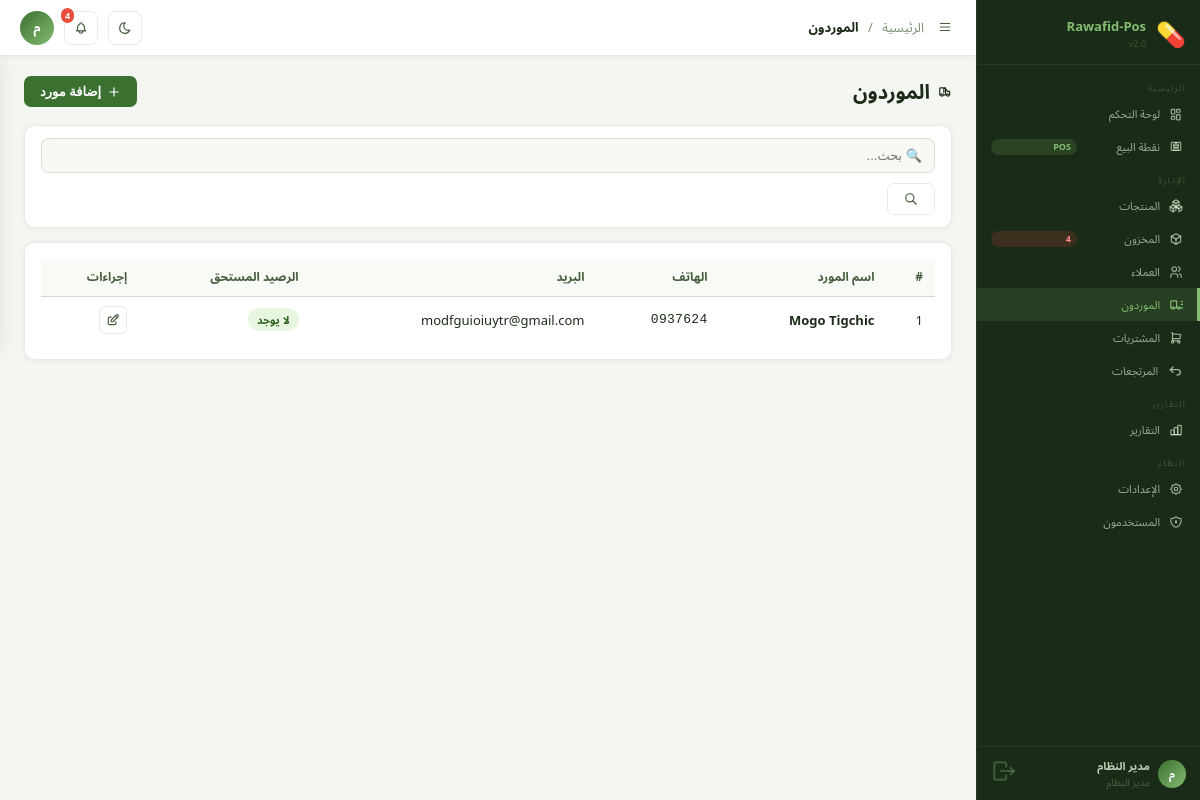
Screenshot of /?page=suppliers (signed in) with the database file from the repository.
### tables this page shows
CREATE TABLE `suppliers` (
  `id` int(11) NOT NULL AUTO_INCREMENT,
  `name` varchar(100) NOT NULL,
  `phone` varchar(20) DEFAULT NULL,
  `email` varchar(100) DEFAULT NULL,
  `address` text DEFAULT NULL,
  `notes` text DEFAULT NULL,
  `balance` decimal(12,2) DEFAULT 0.00,
  `created_at` timestamp NOT NULL DEFAULT current_timestamp(),
  PRIMARY KEY (`id`)
);

### app/Controllers/SupplierController.php (called while the page is built, shortened)
<?php
class SupplierController {
    public function index(): void {
        $page     = 'suppliers';
        $settings = Helper::getSettings();
        require ROOT . '/app/Views/layouts/main.php';
    }
}

### config/Database.php (called while the page is built, shortened)
<?php
class Database {
    private static $instance = null;
    private $conn;
    private function __construct() {
        try {
            $this->conn = new PDO(
                "mysql:host=" . DB_HOST . ";dbname=" . DB_NAME . ";charset=" . DB_CHARSET,
                DB_USER,
                DB_PASS,
                [
                    PDO::ATTR_ERRMODE            => PDO::ERRMODE_EXCEPTION,
                    PDO::ATTR_DEFAULT_FETCH_MODE => PDO::FETCH_ASSOC,
                    PDO::ATTR_EMULATE_PREPARES   => false,
                    PDO::MYSQL_ATTR_INIT_COMMAND => "SET NAMES utf8mb4 COLLATE utf8mb4_unicode_ci"
                ]
            );
        } catch (PDOException $e) {
            die('<div style="direction:rtl;font-family:Arial;padding:30px;background:#fee;border:2px solid #f00;border-radius:8px;margin:20px">
                <h3>❌ خطأ في الاتصال بقاعدة البيانات</h3>
                <p>تأكد من تشغيل XAMPP وإنشاء قاعدة البيانات <strong>pos_system</strong></p>
                <p style="color:#999;font-size:13px">' . $e->getMessage() . '</p>
            </div>');
        }
    }
    public static function getInstance(): self {
        if (self::$instance === null) {
            self::$instance = new self();
        }
        return self::$instance;
    }
    public function query(string $sql, array $params = []): PDOStatement {
        $stmt = $this->conn->prepare($sql);
        $stmt->execute($params);
        return $stmt;
    }
    public function fetchAll(string $sql, array $params = []): array {
        return $this->query($sql, $params)->fetchAll();
    }
    public function fetchColumn(string $sql, array $params = []): mixed {
        return $this->query($sql, $params)->fetchColumn();
    }
}

### app/Helpers/Helper.php (called while the page is built, shortened)
<?php
class Helper {
    public static function sanitize(string $str): string {
        return htmlspecialchars(strip_tags(trim($str)), ENT_QUOTES, 'UTF-8');
    }
    public static function getSettings(): array {
        $db   = Database::getInstance();
        $rows = $db->fetchAll("SELECT setting_key, setting_value FROM settings");
        $out  = [];
        foreach ($rows as $row) {
            $out[$row['setting_key']] = $row['setting_value'];
        }
        return $out;
    }
    public static function e(mixed $val): string {
        return htmlspecialchars((string)$val, ENT_QUOTES, 'UTF-8');
    }
}

### app/Helpers/Auth.php (called while the page is built, shortened)
<?php
class Auth {
    public static function user(): array|null {
        return $_SESSION['user'] ?? null;
    }
    public static function role(): string {
        return $_SESSION['user']['role'] ?? 'cashier';
    }
    public static function can(string $permission): bool {
        $role = self::role();
        $permissions = ROLE_PERMISSIONS[$role] ?? [];
        return in_array($permission, $permissions);
    }
}

### app/Views/layouts/main.php (the view, shortened to what this page needs)
<?php
$pageTitles = [
    'dashboard' => 'لوحة التحكم',
    'pos'       => 'نقطة البيع',
    'products'  => 'المنتجات',
    'customers' => 'العملاء',
    'suppliers' => 'الموردون',
    'reports'   => 'التقارير',
    'inventory' => 'المخزون',
    'settings'  => 'الإعدادات',
    'users'     => 'المستخدمون',
    'purchases' => 'المشتريات',
    'returns'   => 'المرتجعات',
];
$businessIcons = [
    'pharmacy'    => '💊',
    'grocery'     => '🛒',
    'shoes'       => '👟',
    'warehouse'   => '📦',
    'distributor' => '🚚',
    'agency'      => '🏢',
];
$btype     = $settings['business_type'] ?? 'general';
$bicon     = $businessIcons[$btype] ?? '🏪';
$bname     = $settings['business_name'] ?? APP_NAME;
$curPage   = $pageTitles[$page] ?? 'لوحة التحكم';
try {
    $db2           = Database::getInstance();
    $lowStockCount = (int)$db2->fetchColumn(
        "SELECT COUNT(*) FROM products WHERE stock_qty <= min_stock_alert AND is_active = 1"
    );
} catch (Exception $e) {
    $lowStockCount = 0;
}
?>
<!DOCTYPE html>
<html lang="ar" dir="rtl" id="html-root">
<head>
<link rel="stylesheet" href="<?= BASE_URL ?>/assets/css/app.css?v=<?= APP_VERSION ?>">
<link rel="stylesheet" href="<?= BASE_URL ?>/assets/css/tabler-icons.min.css?v=<?= APP_VERSION ?>">
</head>
<body>
<div class="app-layout">
  <aside class="sidebar" id="sidebar">
    <div class="sidebar-logo">
      <div class="logo-icon"><?= $bicon ?></div>
      <div class="logo-text">
        <div class="logo-name"><?= htmlspecialchars($bname, ENT_QUOTES, 'UTF-8') ?></div>
        <div class="logo-version">v<?= APP_VERSION ?></div>
      </div>
    </div>
    <nav class="sidebar-nav">
      <div class="nav-group-label">الرئيسية</div>
      <?php if (Auth::can('dashboard')): ?>
      <a href="?page=dashboard" class="nav-item <?= $page === 'dashboard' ? 'active' : '' ?>">
<span>لوحة التحكم</span>
      </a>
      <?php endif; ?>
      <?php if (Auth::can('pos')): ?>
      <a href="?page=pos" class="nav-item <?= $page === 'pos' ? 'active' : '' ?>">
<span>نقطة البيع</span>
        <span class="nav-badge">POS</span>
      </a>
      <?php endif; ?>
      <div class="nav-group-label">الإدارة</div>
      <?php if (Auth::can('products')): ?>
      <a href="?page=products" class="nav-item <?= $page === 'products' ? 'active' : '' ?>">
<span>المنتجات</span>
      </a>
      <?php endif; ?>
      <?php if (Auth::can('inventory')): ?>
      <a href="?page=inventory" class="nav-item <?= $page === 'inventory' ? 'active' : '' ?>">
<span>المخزون</span>
        <?php if ($lowStockCount > 0): ?>
        <span class="nav-badge danger"><?= $lowStockCount ?></span>
        <?php endif; ?>
      </a>
      <?php endif; ?>
      <?php if (Auth::can('customers')): ?>
      <a href="?page=customers" class="nav-item <?= $page === 'customers' ? 'active' : '' ?>">
<span>العملاء</span>
      </a>
      <?php endif; ?>
      <?php if (Auth::can('suppliers')): ?>
      <a href="?page=suppliers" class="nav-item <?= $page === 'suppliers' ? 'active' : '' ?>">
<span>الموردون</span>
      </a>
      <?php endif; ?>
      <?php if (Auth::can('purchases')): ?>
      <a href="?page=purchases" class="nav-item <?= $page === 'purchases' ? 'active' : '' ?>">
<span>المشتريات</span>
      </a>
      <?php endif; ?>
      <?php if (Auth::can('pos')): ?>
      <a href="?page=returns" class="nav-item <?= $page === 'returns' ? 'active' : '' ?>">
<span>المرتجعات</span>
      </a>
      <?php endif; ?>
      <div class="nav-group-label">التقارير</div>
      <?php if (Auth::can('reports')): ?>
      <a href="?page=reports" class="nav-item <?= $page === 'reports' ? 'active' : '' ?>">
<span>التقارير</span>
      </a>
      <?php endif; ?>
      <div class="nav-group-label">النظام</div>
      <?php if (Auth::can('settings')): ?>
      <a href="?page=settings" class="nav-item <?= $page === 'settings' ? 'active' : '' ?>">
<span>الإعدادات</span>
      </a>
      <?php endif; ?>
      <?php if (Auth::can('manage_users')): ?>
      <a href="?page=users" class="nav-item <?= $page === 'users' ? 'active' : '' ?>">
<span>المستخدمون</span>
      </a>
      <?php endif; ?>
    </nav>
    <div class="sidebar-footer">
      <div class="user-info">
        <div class="user-avatar-sm">
          <?= mb_substr(Auth::user()['full_name'] ?? 'م', 0, 1) ?>
        </div>
        <div class="u-style-59">
          <div class="user-name-sm">
            <?= htmlspecialchars(Auth::user()['full_name'] ?? '', ENT_QUOTES, 'UTF-8') ?>
          </div>
          <div class="user-role-sm">
            <?= ['admin'=>'مدير النظام','cashier'=>'كاشير','warehouse'=>'أمين مخزن','supervisor'=>'مشرف'][Auth::role()] ?? Auth::role() ?>
          </div>
        </div>
        <a href="?page=logout" class="logout-btn" title="تسجيل الخروج">
        </a>
      </div>
    </div>
  </aside>
  <div class="app-main">
    <header class="topbar">
      <div class="topbar-right">
        <button class="sidebar-toggle" onclick="toggleSidebar()" aria-label="قائمة">
        </button>
        <nav class="breadcrumb" aria-label="موقعك الحالي">
          <a href="?page=dashboard" class="u-style-60">الرئيسية</a>
          <?php if ($page !== 'dashboard'): ?>
          <span class="u-style-61">/</span>
          <span class="u-style-62"><?= htmlspecialchars($curPage, ENT_QUOTES, 'UTF-8') ?></span>
          <?php endif; ?>
        </nav>
      </div>
      <div class="topbar-left">
        <button class="topbar-btn" onclick="toggleTheme()" id="theme-btn" title="الوضع الليلي / النهاري">
        </button>
        <div class="topbar-btn clickable" onclick="toggleNotifications()" title="التنبيهات">
          <?php if ($lowStockCount > 0): ?>
          <span class="notif-badge"><?= $lowStockCount ?></span>
          <?php endif; ?>
        </div>
        <div class="user-avatar" title="<?= htmlspecialchars(Auth::user()['full_name'] ?? '', ENT_QUOTES, 'UTF-8') ?>">
          <?= mb_substr(Auth::user()['full_name'] ?? 'م', 0, 1) ?>
        </div>
      </div>
    </header>
    <main class="page-content">
      <?php
      $viewMap = [
          'dashboard' => 'dashboard/index.php',
          'pos'       => 'pos/index.php',
          'products'  => 'products/index.php',
          'customers' => 'customers/index.php',
          'suppliers' => 'suppliers/index.php',
          'reports'   => 'reports/index.php',
          'inventory' => 'inventory/index.php',
          'settings'  => 'settings/index.php',
          'users'     => 'users/index.php',
          'purchases' => 'purchases/index.php',
          'returns'   => 'returns/index.php',
      ];
      $baseView = $viewMap[$page] ?? 'dashboard/index.php';
      if ($page === 'returns') {
          if ($action === 'search') {
              $viewPath = ROOT . '/app/Views/returns/search.php';
          } elseif ($action === 'printReturn') {
              $viewPath = ROOT . '/app/Views/returns/print.php';
          } else {
              $viewPath = ROOT . '/app/Views/returns/index.php';
          }
      } elseif ($page === 'products' && ($action === 'create' || $action === 'edit')) {
          $viewPath = ROOT . '/app/Views/' . str_replace('index.php', 'form.php', $baseView);
      } else {
          $viewPath = ROOT . '/app/Views/' . $baseView;
      }
      if (file_exists($viewPath)) {
          require $viewPath;
      } else {
          echo '<div class="empty-state">
                  <i class="ti ti-tools u-style-64"></i>
                  <p class="text-muted">هذه الصفحة غير موجودة: ' . htmlspecialchars($viewPath) . '</p>
                </div>';
      }
      ?>
    </main>
  </div>
</div>
</body>
</html>

### app/Views/suppliers/index.php (shortened to what this page needs)
<?php
$currency = $settings['currency'] ?? 'ج.س';
$db = Database::getInstance();
$search = Helper::sanitize($_GET['search'] ?? '');
$where = "WHERE 1=1"; $params = [];
$suppliers = $db->fetchAll("SELECT * FROM suppliers $where ORDER BY created_at DESC", $params);
?>
<div class="page-header">
  <h1 class="page-title"> الموردون</h1>
  <button class="btn btn-primary" onclick="document.getElementById('supplier-modal').style.display='flex'"> إضافة مورد</button>
</div>
<div class="card filters-bar">
  <form method="GET" class="filters-form">
    <input type="text" name="search" value="<?= Helper::e($search) ?>" placeholder="🔍 بحث..." class="form-input">
    <button type="submit" class="btn btn-outline"></button>
  </form>
</div>
<div class="card">
  <div class="table-wrap">
    <table class="data-table">
      <thead><tr><th>#</th><th>اسم المورد</th><th>الهاتف</th><th>البريد</th><th>الرصيد المستحق</th><th>إجراءات</th></tr></thead>
      <tbody>
        <?php if(empty($suppliers)): ?>
        <tr><td colspan="6" class="empty-td">لا يوجد موردون</td></tr>
        <?php else: foreach($suppliers as $s): ?>
        <tr>
          <td><?= $s['id'] ?></td>
          <td class="fw-bold"><?= Helper::e($s['name']) ?></td>
          <td class="mono"><?= Helper::e($s['phone']??'—') ?></td>
          <td><?= Helper::e($s['email']??'—') ?></td>
          <td><?= $s['balance']>0 ? '<span class="badge badge-danger">'.number_format($s['balance'],2)." $currency</span>" : '<span class="badge badge-success">لا يوجد</span>' ?></td>
          <td><button class="action-btn edit" onclick="editSupplier(<?= $s['id'] ?>)"></button></td>
        </tr>
        <?php endforeach; endif; ?>
      </tbody>
    </table>
  </div>
</div>

### rows the page displays
suppliers: id "1", name "Mogo Tigchic", phone "0937624", email "modfguioiuytr@gmail.com", balance "لا يوجد"

### other values shown
$bicon "💊"
$bname "Rawafid-Pos"
APP_VERSION "2.0"
$lowStockCount "4"
mb_substr(Auth::user()['full_name'] ?? 'م', 0, 1) "م"
Auth::user()['full_name'] "مدير النظام"
$curPage "الموردون"
